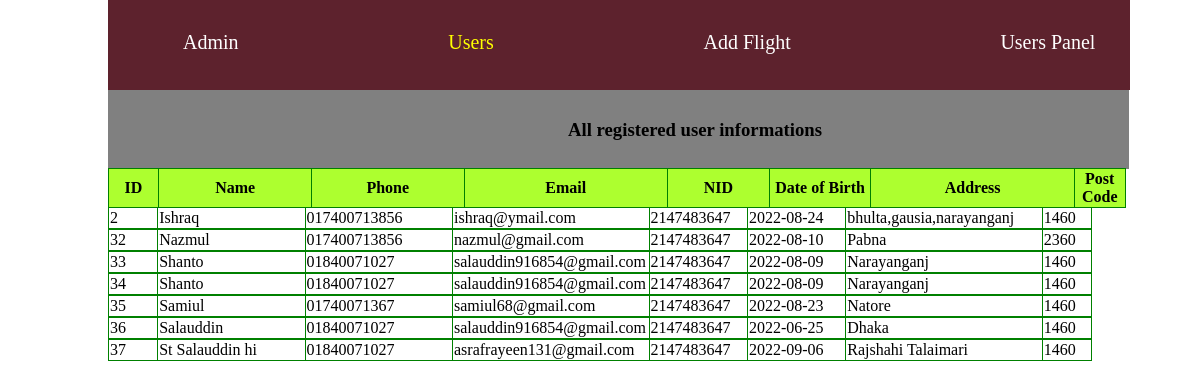
/php/users_info.php, run on an earlier commit of the app's database.
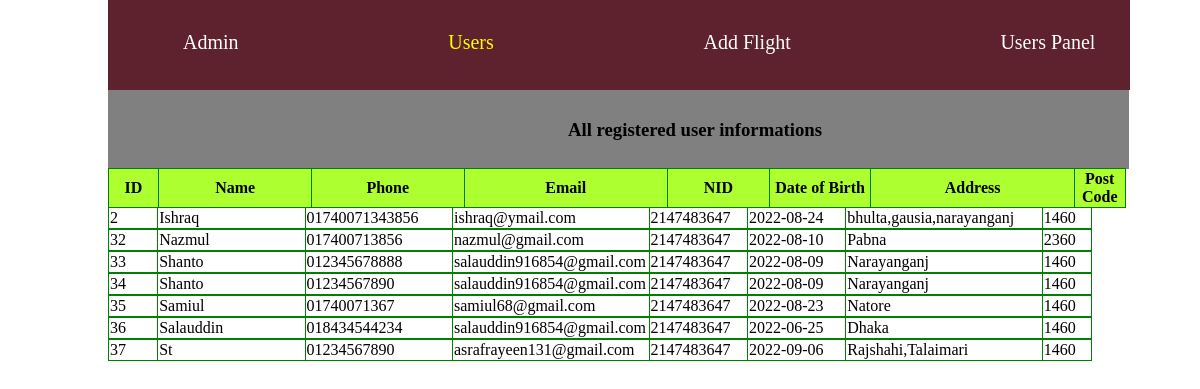
And on a later commit of the database.
### tables this page shows
CREATE TABLE `users` (
  `id` int(11) NOT NULL,
  `name` varchar(250) NOT NULL,
  `phone` varchar(250) NOT NULL,
  `email` varchar(250) NOT NULL,
  `password` varchar(250) NOT NULL,
  `nid` int(11) NOT NULL,
  `dob` date NOT NULL,
  `address` varchar(250) NOT NULL,
  `post_code` varchar(250) NOT NULL
);

### php/users_info.php (the view, shortened to what this page needs)
<!DOCTYPE html>
<html lang="en">
<head>
    <link rel="stylesheet" type="text/css" href="users_info.css" >
</head>
<body>
<section id="page_margin">
        <section id="header">
            <div>
                <ul class="navigate">
                    <li><a href="admin.php" > Admin </a></li>
                    <li><a class="active" href="users_info.php" > Users </a></li>
                    <li><a href="add_plane.php" > Add Flight </a></li>
                    <li><a href="../index.php"> Users Panel </a></li>
                </ul>
            </div>
        </section>
        <section id="header_next">
            <div>
                <h1>All registered user informations</h1>
            </div>
        </section>
        <section class="users_table">
            <table class="table_class" >
                <tr>
                    <th style="width:5%">ID</th>
                    <th style="width:15%">Name</th>
                    <th style="width:15%">Phone</th>
                    <th style="width:20%">Email</th>
                    <th style="width: 10%">NID</th>
                    <th style="width:10%">Date of Birth</th>
                    <th style="width:20%">Address</th>
                    <th style="width:5%">Post Code</th>
                </tr>
            </table>
            <?php
                include "connection.php";
                $sql = " SELECT * from users " ;
                $stmt = $conn->prepare($sql);
                $stmt->execute();
                function show($id,$name,$phone,$email,$nid,$dob,$address,$post_code){
                    ?>
                        <table style="width:100%" >
                        <tr>
                            <td style="width:5%"><?php echo $id ?></td>
                            <td style="width:15%"><?php echo $name ?></td>
                            <td style="width:15%"><?php echo $phone ?></td>
                            <td style="width:20%"><?php echo $email ?></td>
                            <td style="width:10%"><?php echo $nid ?></td>
                            <td style="width:10%"><?php echo $dob ?></td>
                            <td style="width:20%"><?php echo $address ?></td>
                            <td style="width:5%"><?php echo $post_code ?></td>
                        </tr>
                        </table>
                <?php }
                foreach($result=$stmt->fetchall() as $key=>$val){
                    $id=$val['id'];
                    $name=$val['name'];
                    $phone=$val['phone'];
                    $email=$val['email'];
                    $nid=$val['nid'];
                    $dob=$val['dob'];
                    $address=$val['address'];
                    $post_code=$val['post_code'];
                    show($id,$name,$phone,$email,$nid,$dob,$address,$post_code);
                }
                ?>
        </section>
</section>
</body>
</html>

### php/users_info.css (style rules this page uses)
#page_margin { margin-left:100px; margin-right:100px; }
#header { width:82.7%; height:60px; padding:15px; text-align:center; background-color: #5d222d; color: black; position: fixed; top: 0; }
#header_next { width:83.4%; margin-top: 90px; align-items: center; justify-content: space-between; padding: 10px; background-color: gray; color: black; position: fixed; top: 0; }
h1 { align-items: center; margin-left: 450px; }
.navigate { display: flex; align-items: center; justify-content: space-between; }
.navigate li { list-style-type: none; padding: 0 20px; }
.navigate li a { text-decoration: none; color: white; font-size: 20px; }
.navigate li a:hover, .navigate li a.active { color: yellow; }
.users_table { margin-top: 207px; }
.table_class { width:84.85%; background-color: greenyellow; margin-top: 168px; position: fixed; top: 0; left: 107.5px; }
table ,th,td { border: 1px solid black; border-collapse: collapse; border-color: green; width: 100%; }

What changed in the data, as far as the page shows it:
changed users "Ishraq": phone "017400713856" → "01740071343856"
changed users id 33: phone "01840071027" → "012345678888"
changed users id 34: phone "01840071027" → "01234567890"
changed users "Salauddin": phone "01840071027" → "018434544234"
changed users "asrafrayeen131@gmail.com": name "St Salauddin hi" → "St"; phone "01840071027" → "01234567890"; address "Rajshahi Talaimari" → "Rajshahi,Talaimari"
